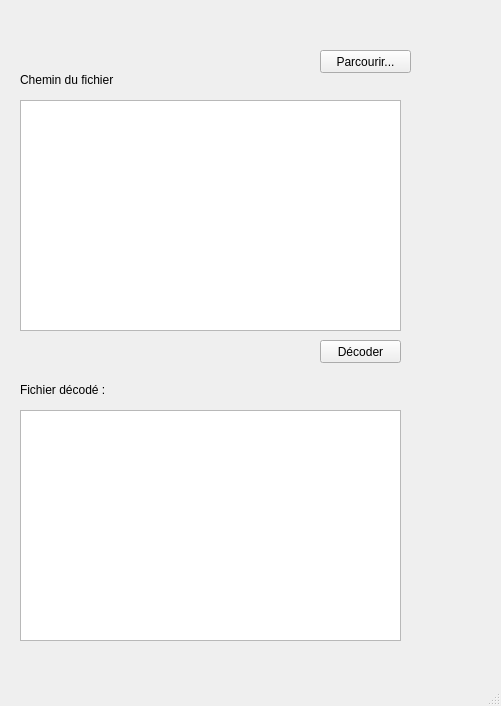
<?xml version="1.0" encoding="UTF-8"?>
<ui version="4.0">
 <class>MainWindow</class>
 <widget class="QMainWindow" name="MainWindow">
  <property name="geometry">
   <rect>
    <x>0</x>
    <y>0</y>
    <width>501</width>
    <height>706</height>
   </rect>
  </property>
  <widget class="QWidget" name="centralwidget">
   <widget class="QPlainTextEdit" name="codeText">
    <property name="geometry">
     <rect>
      <x>20</x>
      <y>100</y>
      <width>381</width>
      <height>231</height>
     </rect>
    </property>
   </widget>
   <widget class="QPlainTextEdit" name="decodedText">
    <property name="geometry">
     <rect>
      <x>20</x>
      <y>410</y>
      <width>381</width>
      <height>231</height>
     </rect>
    </property>
   </widget>
   <widget class="QLabel" name="label">
    <property name="geometry">
     <rect>
      <x>20</x>
      <y>380</y>
      <width>121</width>
      <height>20</height>
     </rect>
    </property>
    <property name="text">
     <string>Fichier décodé :</string>
    </property>
   </widget>
   <widget class="QLabel" name="filePathLabel">
    <property name="geometry">
     <rect>
      <x>20</x>
      <y>70</y>
      <width>381</width>
      <height>20</height>
     </rect>
    </property>
    <property name="text">
     <string>Chemin du fichier</string>
    </property>
   </widget>
   <widget class="QPushButton" name="browseButton">
    <property name="geometry">
     <rect>
      <x>320</x>
      <y>50</y>
      <width>91</width>
      <height>23</height>
     </rect>
    </property>
    <property name="text">
     <string>Parcourir...</string>
    </property>
   </widget>
   <widget class="QPushButton" name="decodeButton">
    <property name="geometry">
     <rect>
      <x>320</x>
      <y>340</y>
      <width>81</width>
      <height>23</height>
     </rect>
    </property>
    <property name="text">
     <string>Décoder</string>
    </property>
   </widget>
  </widget>
  <widget class="QMenuBar" name="menubar">
   <property name="geometry">
    <rect>
     <x>0</x>
     <y>0</y>
     <width>501</width>
     <height>22</height>
    </rect>
   </property>
  </widget>
  <widget class="QStatusBar" name="statusbar"/>
 </widget>
 <resources/>
 <connections/>
</ui>
